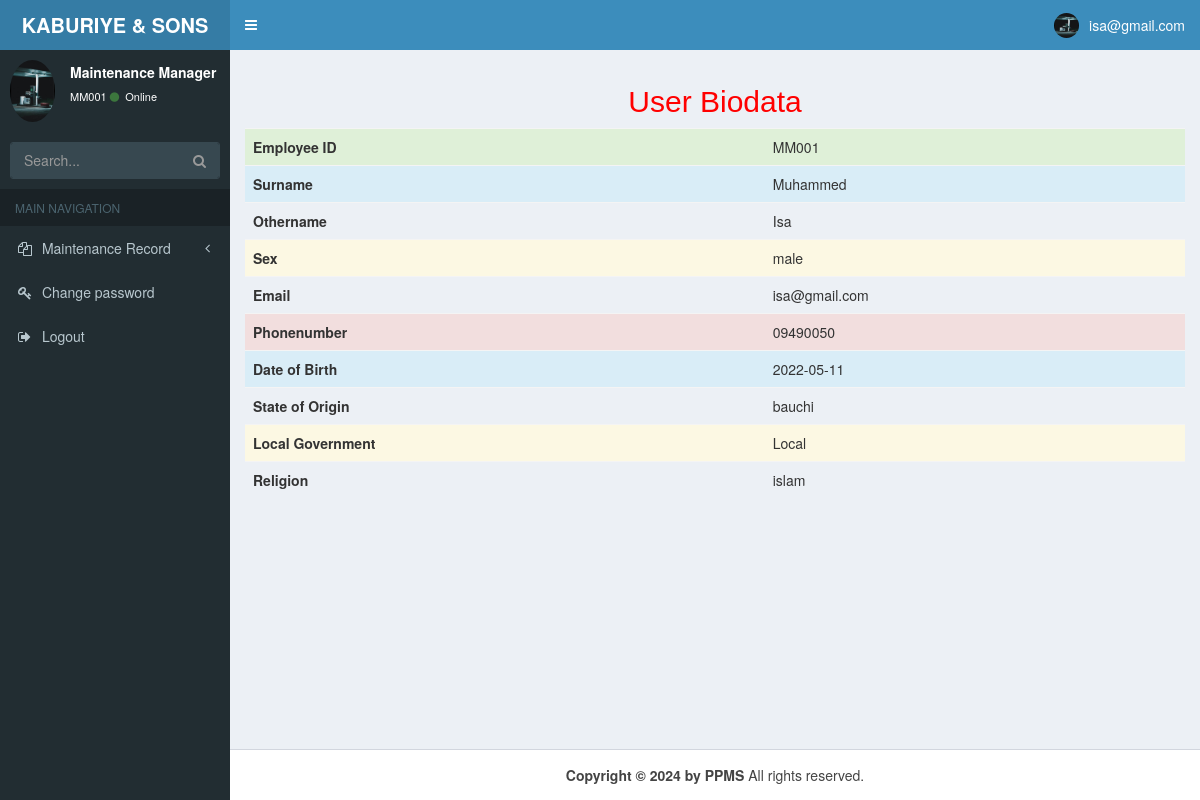
Page /mm_home.php (signed in) on the committed database.
### tables this page shows
CREATE TABLE `maintenance_manager` (
  `ID` int(50) NOT NULL,
  `maintenancemanager_id` varchar(50) NOT NULL,
  `surname` varchar(50) NOT NULL,
  `othername` varchar(50) NOT NULL,
  `sex` varchar(7) NOT NULL,
  `dob` varchar(15) NOT NULL,
  `state_origin` varchar(30) NOT NULL,
  `local` varchar(50) NOT NULL,
  `religion` varchar(15) NOT NULL,
  `phonenumber` varchar(16) NOT NULL,
  `email` varchar(100) NOT NULL,
  `password` varchar(50) NOT NULL
);

### mm_home.php (the view, shortened to what this page needs)
<?php
require __DIR__ . "/config/database.php";
$user = $_SESSION['user']['email'];
$profile = mysqli_query($conn, "select * from maintenance_manager where email ='$user'");
$fetch = mysqli_fetch_assoc($profile);
?>
<!DOCTYPE html>
<html>
<head>
  <link rel="stylesheet" href="css/bootstrap.min.css">
  <link rel="stylesheet" href="css/font-awesome.min.css">
  <link rel="stylesheet" href="css/ionicons.min.css">
  <link rel="stylesheet" href="css/AdminLTE.min.css">
  <link rel="stylesheet" href="css/_all-skins.min.css">
</head>
<body class="hold-transition skin-blue sidebar-mini">
  <div class="wrapper">
    <header class="main-header">
      <a href="mm_home.php" class="logo">
        <span class="logo-lg"><b>KABURIYE & SONS NIG LTD</b></span>
      </a>
      <nav class="navbar navbar-static-top">
        <a href="#" class="sidebar-toggle" data-toggle="push-menu" role="button">
        </a>
        <div class="navbar-custom-menu">
          <ul class="nav navbar-nav">
            <li class="dropdown user user-menu">
              <a href="#" class="dropdown-toggle" data-toggle="dropdown">
                <img src="images/admin.jpg" class="user-image" alt="User Image">
                <span class="hidden-xs">
                  <?php echo "$fetch[email]"; ?>
                </span>
              </a>
            </li>
          </ul>
        </div>
      </nav>
    </header>
    <aside class="main-sidebar">
      <section class="sidebar">
        <div class="user-panel">
          <div class="pull-left image">
            <img src="images/admin.jpg" class="img-circle" alt="User Image">
          </div>
          <div class="pull-left info">
            <p>Maintenance Manager </p>
            <a href="#">
              <?php echo "$fetch[maintenancemanager_id]"; ?> <i class="fa fa-circle text-success"></i> Online
            </a>
          </div>
        </div>
        <form action="#" method="get" class="sidebar-form">
          <div class="input-group">
            <input type="text" name="q" class="form-control" placeholder="Search...">
            <span class="input-group-btn">
              <button type="submit" name="search" id="search-btn" class="btn btn-flat"><i class="fa fa-search"></i>
              </button>
            </span>
          </div>
        </form>
        <ul class="sidebar-menu" data-widget="tree">
          <li class="header">MAIN NAVIGATION</li>
          <li class="treeview">
            <a href="#">
              <i class="fa fa-files-o"></i> <span> Maintenance Record</span>
              <span class="pull-right-container">
                <small class="fa fa-angle-left pull-right "></small>
              </span>
            </a>
          </li>
          <li>
            <a href="mm_cpassword.php">
              <i class="fa fa-key"></i> <span>Change password</span>
            </a>
          </li>
          <li>
            <a href="mm_logout.php">
              <i class="fa fa-sign-out"></i> <span>Logout</span>
            </a>
          </li>
      </section>
    </aside>
    <div class="content-wrapper">
      <section class="content">
        <h2 align="center" style="color:red;"> User Biodata</h2>
        <table class="table  table-hover">
          <tr class="success">
            <th> Employee ID </th>
            <td>
              <?php echo "$fetch[maintenancemanager_id]"; ?>
            </td>
          </tr>
          <tr class="info">
            <th> Surname</th>
            <td>
              <?php echo "$fetch[surname]"; ?>
            </td>
          </tr>
          <tr>
            <th> Othername</th>
            <td>
              <?php echo "$fetch[othername]"; ?>
            </td>
          </tr>
          <tr class="warning">
            <th> Sex</th>
            <td>
              <?php echo "$fetch[sex]"; ?>
            </td>
          </tr>
          <tr>
            <th> Email</th>
            <td>
              <?php echo "$fetch[email]"; ?>
            </td>
          </tr>
          <tr class="danger">
            <th>Phonenumber </th>
            <td>
              <?php echo "$fetch[phonenumber]"; ?>
            </td>
          </tr>
          <tr class="info">
            <th> Date of Birth</th>
            <td>
              <?php echo "$fetch[dob]"; ?>
            </td>
          </tr>
          <tr>
            <th> State of Origin</th>
            <td>
              <?php echo "$fetch[state_origin]"; ?>
            </td>
          </tr>
          <tr class="warning">
            <th> Local Government</th>
            <td>
              <?php echo "$fetch[local]"; ?>
            </td>
          </tr>
          <tr>
            <th> Religion</th>
            <td>
              <?php echo "$fetch[religion]"; ?>
            </td>
          </tr>
        </table>
      </section>
    </div>
    <footer class="main-footer">
      <center> <strong>Copyright &copy; 2024 by PPMS</strong> All rights reserved.</center>
    </footer>
  </div>
</body>
</html>

### rows in the picture
maintenance_manager: email "isa@gmail.com", maintenancemanager "MM001", surname "Muhammed", othername "Isa", sex "male", phonenumber "09490050", dob "2022-05-11", state_origin "bauchi", local "Local", religion "islam"
